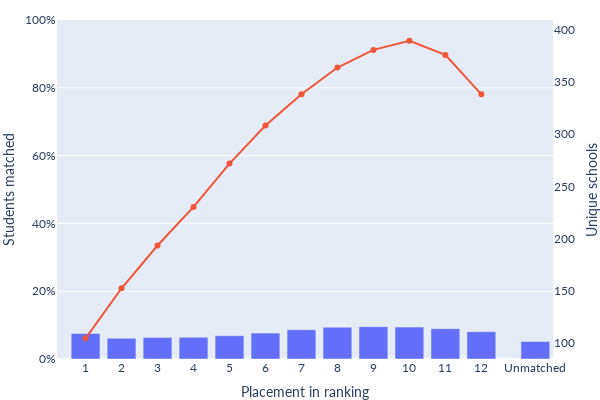

The notebook cell this image was saved under:
### Code cell
stage = 4  # 1 ... 9
counts, medians, gpas = stats[stage]['counts'], stats[stage]['medians'], stats[stage]['gpas']

num_students = np.sum(counts)
choices = list(range(1, 13)) + [13.5]

fig = make_subplots(specs=[[{'secondary_y': True}]])
fig.add_trace(go.Bar(x=choices, y=counts/num_students, name='Percentage of students matched'), secondary_y=False)
fig.add_trace(go.Scatter(x=list(range(1, 13)), y=unique_schools_avg[stage-1], name='Unique schools'), secondary_y=True)
# fig.add_trace(go.Scatter(x=choices, y=gpas, name='Average GPA', marker_color='rgba(0,204,150,256)'), secondary_y=True)
# fig.add_trace(go.Scatter(x=choices, y=hex_to_int(medians), name='Median lottery number'), secondary_y=True)

ticks_hex, labels_hex = generate_hex_labels()
fig.update_layout(
	width=600,
	height=400,
	showlegend=False,
	xaxis=dict(title='Placement in ranking', tickmode='array', tickvals=choices, ticktext=choices[:-1]+['Unmatched']),
	yaxis=dict(title='Students matched', range=[0, 1], tickformat='.0%'),  # Histogram
	yaxis2=dict(title='Unique schools', showgrid=False),
	# yaxis2=dict(title='Average GPA', range=[0, 100]),  # GPA plot
	# yaxis2=dict(title='Median lottery number (first digit)', tickmode='array', tickvals=ticks_hex, ticktext=labels_hex, range=[0, 4.295e9], showgrid=False),
	margin={ 't': 20, 'l': 0, 'b': 0, 'r': 0 },
	font={ 'family': 'Lato' }
)

fig.show()

### Figure 1 — Plotly figure (JSON) as saved in the notebook; plotly's stock layout.template omitted (floating-point values rounded to 4 significant figures)
{"data": [{"name": "Percentage of students matched", "type": "bar", "x": [1, 2, 3, 4, 5, 6, 7, 8, 9, 10, 11, 12, 13.5], "xaxis": "x", "y": [0.07519, 0.06104, 0.06355, 0.06398, 0.06854, 0.07633, 0.08648, 0.09365, 0.09537, 0.09415, 0.08954, 0.08058, 0.05159], "yaxis": "y"}, {"name": "Unique schools", "type": "scatter", "x": [1, 2, 3, 4, 5, 6, 7, 8, 9, 10, 11, 12], "xaxis": "x", "y": [104.3, 152.3, 193.3, 230.3, 271.9, 308.3, 338.4, 364, 380.9, 389.7, 376.1, 338.3], "yaxis": "y2"}], "layout": {"font": {"family": "Lato"}, "height": 400, "margin": {"b": 0, "l": 0, "r": 0, "t": 20}, "showlegend": false, "width": 600, "xaxis": {"anchor": "y", "domain": [0, 0.94], "tickmode": "array", "ticktext": [1, 2, 3, 4, 5, 6, 7, 8, 9, 10, 11, 12, "Unmatched"], "tickvals": [1, 2, 3, 4, 5, 6, 7, 8, 9, 10, 11, 12, 13.5], "title": {"text": "Placement in ranking"}}, "yaxis": {"anchor": "x", "domain": [0, 1], "range": [0, 1], "tickformat": ".0%", "title": {"text": "Students matched"}}, "yaxis2": {"anchor": "x", "overlaying": "y", "showgrid": false, "side": "right", "title": {"text": "Unique schools"}}}}
